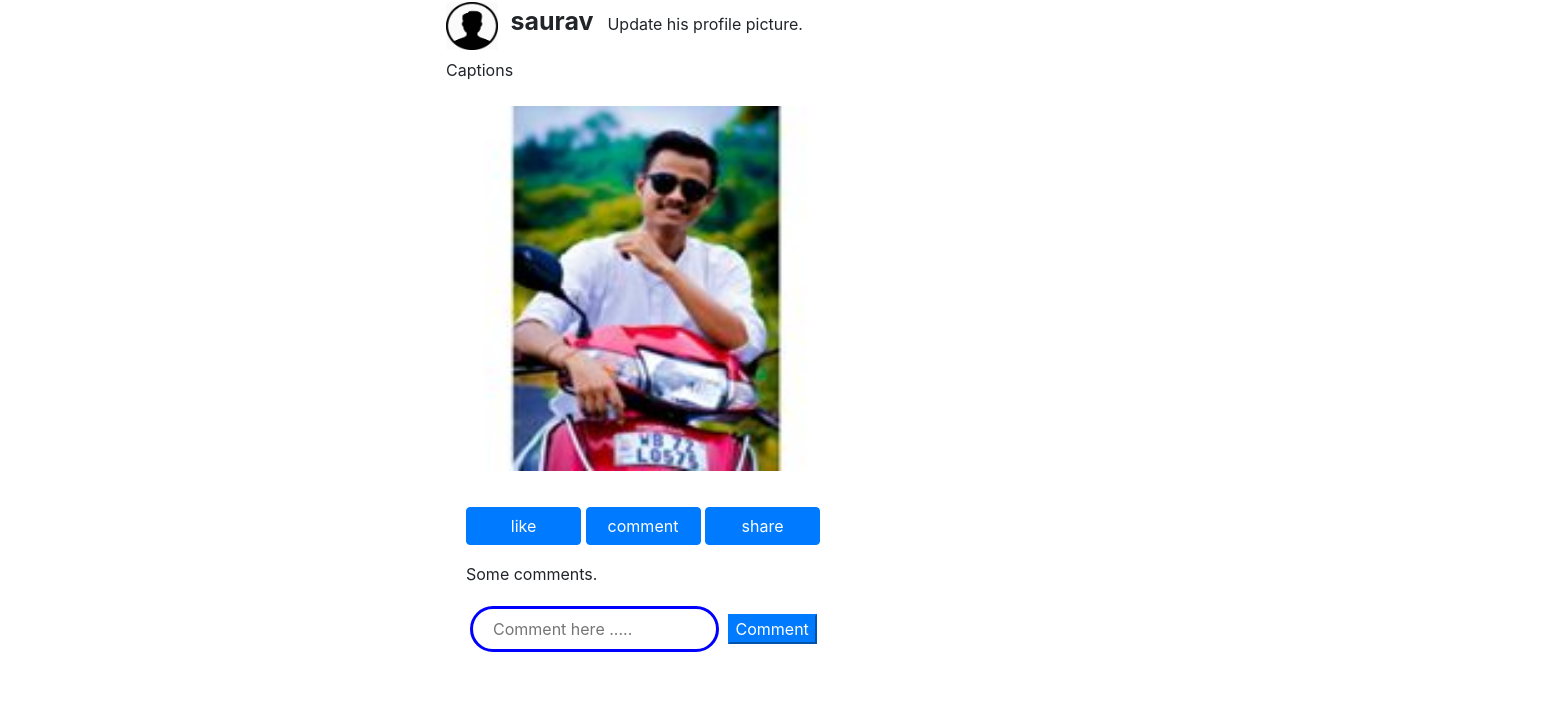
The app's page /account/profile/1 (signed in, lower part), older data.
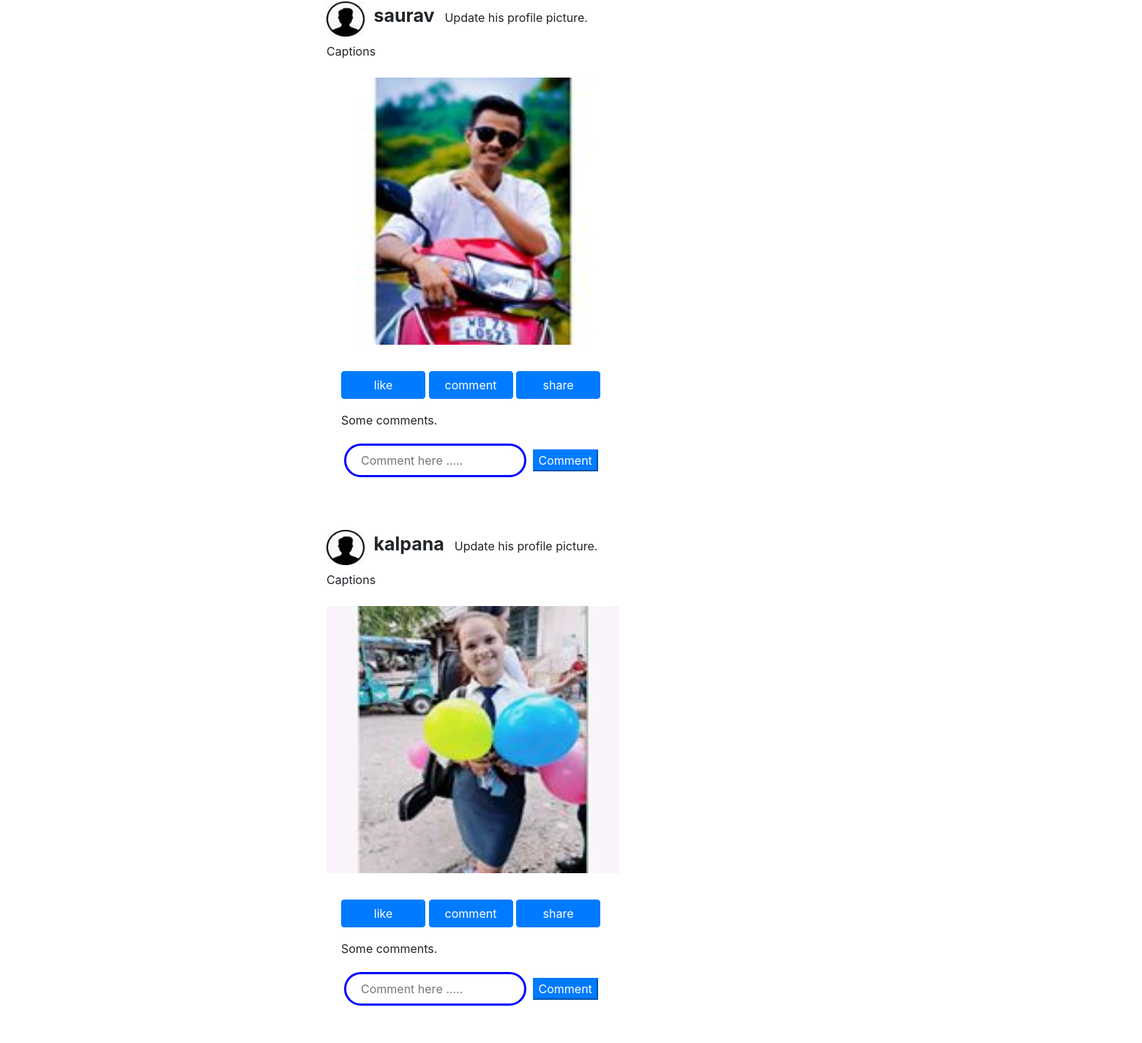
The same page, newer data.
### account/models.py (models this page shows)
class details(models.Model):
	uid = models.IntegerField()
	image = models.FileField(upload_to='account/images',default="profile.png")
	livein = models.CharField(max_length = 200,default = "")
	nick_name = models.CharField(max_length = 200,default = "")
	work = models.CharField(max_length = 200,default = "")
	dob = models.DateField(default = "")
	status = models.CharField(max_length = 200,default = "")
	name = models.CharField(default="",max_length=200)
	adress = models.CharField(default="",max_length=200)
	def __str__(self):
		return self.nick_name

### account/views.py (the view)
# urls.py: path('profile/<int:myid>',views.profile),
@login_required(login_url='/account/register/5')
def profile(request,myid):
	user = User.objects.filter(id=myid)
	uname =user[0].username
	username =user[0].username
	name = user[0].first_name
	lname = user[0].last_name
	email = user[0].email
	profie = details.objects.all()
	new = []
	for x in profie:
		users = User.objects.filter(id=x.uid)
		lists = x,[x for x in users]
		new.append(lists)
	print(new)
	ctx = {
    'username':username,
    'uname':uname,
    'name':name,
    'lname':lname,
    'email':email,
    "id":myid,
    "allposts":new
    }
	return render(request,"profile.html",ctx)

### account/templates/profile.html (shortened to what this page needs)
{% extends 'account/base.html' %}
{% load static %}
{% block body %}
<div class="container my-5" style="margin-left: 431px;">
{% for item in allposts %}
<div class="card my-5">
  <div class="row-1"><img src="{% static 'profile.jpg' %}" id="profile_pic">
  <b class="mx-2" style="font-size: 25px">{{item.1.0.username}} </b>Update his profile picture.
</div>
<div class="row-1 my-2">
 Captions
</div>
  <img src="/media/{{item.0.image}}" class="card-img-top my-3" alt="..." id="image">
  <div class="card-body">
    <a href="#" class="btn btn-primary option">like</a>
    <a href="#" class="btn btn-primary option">comment</a>
    <a href="#" class="btn btn-primary option">share</a>
    <p class="card-text">Some comments.</p>
    <form method="">
      <input type="text" name="comment" placeholder="    Comment here ....." class="comment">
      <button class="btb btn-primary">Comment</button>
  </div>
</div>
{% endfor %}
</div>
{% endblock %}

### account/templates/account/base.html (shortened to what this page needs)
<!DOCTYPE html>
<html>
<head>
    <link rel="stylesheet" href="https://stackpath.bootstrapcdn.com/bootstrap/4.3.1/css/bootstrap.min.css">
</head>
<body>
    {% load static %}
    {% block body %}{% endblock %}
</body>
</html>

### account/templates/profile.html (style rules this page uses)
#image { height: 365px; width: 400px; }
.card { width: 25rem; border: none; }
.option { width: 115px; }
.card-text { margin-top: 17px; }
.comment { width: 249px; margin: 4px; border: 3px solid blue; border-radius: 62px; height: 46px; }
#profile_pic { width: 52px; height: 48px; }

Row changes from the older to the newer data that the page shows:
added details: username "kalpana", image (picture)
